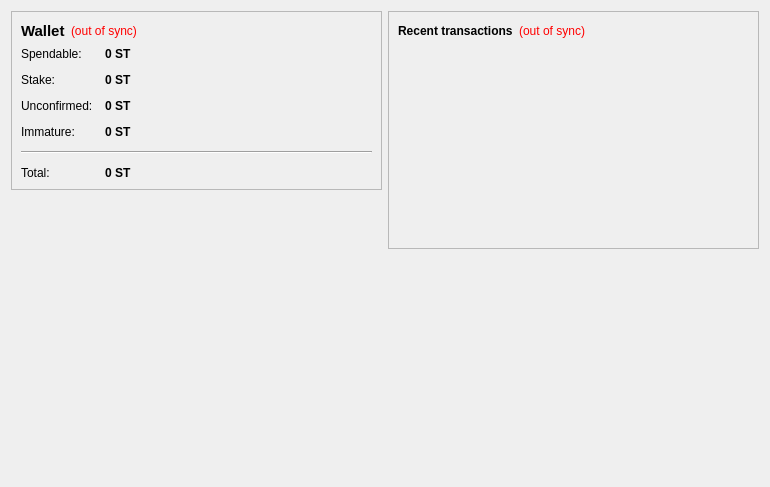
<?xml version="1.0" encoding="UTF-8"?>
<ui version="4.0">
 <class>OverviewPage</class>
 <widget class="QWidget" name="OverviewPage">
  <property name="geometry">
   <rect>
    <x>0</x>
    <y>0</y>
    <width>770</width>
    <height>487</height>
   </rect>
  </property>
  <property name="windowTitle">
   <string>Form</string>
  </property>
  <layout class="QHBoxLayout" name="horizontalLayout" stretch="1,1">
   <item>
    <layout class="QVBoxLayout" name="verticalLayout_2">
     <item>
      <widget class="QFrame" name="frame">
       <property name="frameShape">
        <enum>QFrame::StyledPanel</enum>
       </property>
       <property name="frameShadow">
        <enum>QFrame::Raised</enum>
       </property>
       <layout class="QVBoxLayout" name="verticalLayout_4">
        <item>
         <layout class="QHBoxLayout" name="horizontalLayout_4">
          <item>
           <widget class="QLabel" name="label_5">
            <property name="font">
             <font>
              <pointsize>11</pointsize>
              <weight>75</weight>
              <bold>true</bold>
             </font>
            </property>
            <property name="text">
             <string>Wallet</string>
            </property>
           </widget>
          </item>
          <item>
           <widget class="QLabel" name="labelWalletStatus">
            <property name="toolTip">
             <string>The displayed information may be out of date. Your wallet automatically synchronizes with the StakeToken network after a connection is established, but this process has not completed yet.</string>
            </property>
            <property name="styleSheet">
             <string notr="true">QLabel { color: red; }</string>
            </property>
            <property name="text">
             <string notr="true">(out of sync)</string>
            </property>
            <property name="alignment">
             <set>Qt::AlignLeading|Qt::AlignLeft|Qt::AlignVCenter</set>
            </property>
           </widget>
          </item>
          <item>
           <spacer name="horizontalSpacer_2">
            <property name="orientation">
             <enum>Qt::Horizontal</enum>
            </property>
            <property name="sizeHint" stdset="0">
             <size>
              <width>40</width>
              <height>20</height>
             </size>
            </property>
           </spacer>
          </item>
         </layout>
        </item>
        <item>
         <layout class="QFormLayout" name="formLayout_2">
          <property name="fieldGrowthPolicy">
           <enum>QFormLayout::AllNonFixedFieldsGrow</enum>
          </property>
          <property name="horizontalSpacing">
           <number>12</number>
          </property>
          <property name="verticalSpacing">
           <number>12</number>
          </property>
          <item row="0" column="0">
           <widget class="QLabel" name="label">
            <property name="text">
             <string>Spendable:</string>
            </property>
           </widget>
          </item>
          <item row="0" column="1">
           <widget class="QLabel" name="labelBalance">
            <property name="font">
             <font>
              <weight>75</weight>
              <bold>true</bold>
             </font>
            </property>
            <property name="cursor">
             <cursorShape>IBeamCursor</cursorShape>
            </property>
            <property name="toolTip">
             <string>Your current spendable balance</string>
            </property>
            <property name="text">
             <string notr="true">0 ST</string>
            </property>
            <property name="textInteractionFlags">
             <set>Qt::LinksAccessibleByMouse|Qt::TextSelectableByKeyboard|Qt::TextSelectableByMouse</set>
            </property>
           </widget>
          </item>
          <item row="1" column="0">
           <widget class="QLabel" name="label_6">
            <property name="text">
             <string>Stake:</string>
            </property>
           </widget>
          </item>
          <item row="1" column="1">
           <widget class="QLabel" name="labelStake">
            <property name="font">
             <font>
              <weight>75</weight>
              <bold>true</bold>
             </font>
            </property>
            <property name="cursor">
             <cursorShape>IBeamCursor</cursorShape>
            </property>
            <property name="toolTip">
             <string>Total of coins that was staked, and do not yet count toward the current balance</string>
            </property>
            <property name="text">
             <string notr="true">0 ST</string>
            </property>
            <property name="textInteractionFlags">
             <set>Qt::LinksAccessibleByMouse|Qt::TextSelectableByKeyboard|Qt::TextSelectableByMouse</set>
            </property>
           </widget>
          </item>
          <item row="2" column="0">
           <widget class="QLabel" name="label_3">
            <property name="text">
             <string>Unconfirmed:</string>
            </property>
           </widget>
          </item>
          <item row="2" column="1">
           <widget class="QLabel" name="labelUnconfirmed">
            <property name="font">
             <font>
              <weight>75</weight>
              <bold>true</bold>
             </font>
            </property>
            <property name="cursor">
             <cursorShape>IBeamCursor</cursorShape>
            </property>
            <property name="toolTip">
             <string>Total of transactions that have yet to be confirmed, and do not yet count toward the current balance</string>
            </property>
            <property name="text">
             <string notr="true">0 ST</string>
            </property>
            <property name="textInteractionFlags">
             <set>Qt::LinksAccessibleByMouse|Qt::TextSelectableByKeyboard|Qt::TextSelectableByMouse</set>
            </property>
           </widget>
          </item>
          <item row="3" column="0">
           <widget class="QLabel" name="labelImmatureText">
            <property name="text">
             <string>Immature:</string>
            </property>
           </widget>
          </item>
          <item row="3" column="1">
           <widget class="QLabel" name="labelImmature">
            <property name="font">
             <font>
              <weight>75</weight>
              <bold>true</bold>
             </font>
            </property>
            <property name="toolTip">
             <string>Mined balance that has not yet matured</string>
            </property>
            <property name="text">
             <string notr="true">0 ST</string>
            </property>
            <property name="textInteractionFlags">
             <set>Qt::LinksAccessibleByMouse|Qt::TextSelectableByKeyboard|Qt::TextSelectableByMouse</set>
            </property>
           </widget>
          </item>
          <item row="4" column="0" colspan="2">
           <widget class="Line" name="line">
            <property name="orientation">
             <enum>Qt::Horizontal</enum>
            </property>
           </widget>
          </item>
          <item row="5" column="0">
           <widget class="QLabel" name="labelTotalText">
            <property name="text">
             <string>Total:</string>
            </property>
           </widget>
          </item>
          <item row="5" column="1">
           <widget class="QLabel" name="labelTotal">
            <property name="font">
             <font>
              <weight>75</weight>
              <bold>true</bold>
             </font>
            </property>
            <property name="cursor">
             <cursorShape>IBeamCursor</cursorShape>
            </property>
            <property name="toolTip">
             <string>Your current total balance</string>
            </property>
            <property name="text">
             <string notr="true">0 ST</string>
            </property>
            <property name="textInteractionFlags">
             <set>Qt::LinksAccessibleByMouse|Qt::TextSelectableByKeyboard|Qt::TextSelectableByMouse</set>
            </property>
           </widget>
          </item>
         </layout>
        </item>
       </layout>
      </widget>
     </item>
     <item>
      <spacer name="verticalSpacer">
       <property name="orientation">
        <enum>Qt::Vertical</enum>
       </property>
       <property name="sizeHint" stdset="0">
        <size>
         <width>20</width>
         <height>40</height>
        </size>
       </property>
      </spacer>
     </item>
     <item>
      <widget class="QLabel" name="label_2">
       <property name="autoFillBackground">
        <bool>true</bool>
       </property>
       <property name="text">
        <string/>
       </property>
       <property name="pixmap">
        <pixmap resource="../bitcoin.qrc">:/icons/drmbg</pixmap>
       </property>
       <property name="scaledContents">
        <bool>false</bool>
       </property>
       <property name="margin">
        <number>0</number>
       </property>
      </widget>
     </item>
    </layout>
   </item>
   <item>
    <layout class="QVBoxLayout" name="verticalLayout_3">
     <item>
      <widget class="QFrame" name="frame_2">
       <property name="frameShape">
        <enum>QFrame::StyledPanel</enum>
       </property>
       <property name="frameShadow">
        <enum>QFrame::Raised</enum>
       </property>
       <layout class="QVBoxLayout" name="verticalLayout">
        <item>
         <layout class="QHBoxLayout" name="horizontalLayout_2">
          <item>
           <widget class="QLabel" name="label_4">
            <property name="text">
             <string>&lt;b&gt;Recent transactions&lt;/b&gt;</string>
            </property>
           </widget>
          </item>
          <item>
           <widget class="QLabel" name="labelTransactionsStatus">
            <property name="toolTip">
             <string>The displayed information may be out of date. Your wallet automatically synchronizes with the StakeToken network after a connection is established, but this process has not completed yet.</string>
            </property>
            <property name="styleSheet">
             <string notr="true">QLabel { color: red; }</string>
            </property>
            <property name="text">
             <string notr="true">(out of sync)</string>
            </property>
            <property name="alignment">
             <set>Qt::AlignRight|Qt::AlignTrailing|Qt::AlignVCenter</set>
            </property>
           </widget>
          </item>
          <item>
           <spacer name="horizontalSpacer">
            <property name="orientation">
             <enum>Qt::Horizontal</enum>
            </property>
            <property name="sizeHint" stdset="0">
             <size>
              <width>40</width>
              <height>20</height>
             </size>
            </property>
           </spacer>
          </item>
         </layout>
        </item>
        <item>
         <widget class="QListView" name="listTransactions">
          <property name="styleSheet">
           <string notr="true">QListView { background: transparent; }</string>
          </property>
          <property name="frameShape">
           <enum>QFrame::NoFrame</enum>
          </property>
          <property name="verticalScrollBarPolicy">
           <enum>Qt::ScrollBarAlwaysOff</enum>
          </property>
          <property name="horizontalScrollBarPolicy">
           <enum>Qt::ScrollBarAlwaysOff</enum>
          </property>
          <property name="selectionMode">
           <enum>QAbstractItemView::NoSelection</enum>
          </property>
         </widget>
        </item>
       </layout>
      </widget>
     </item>
     <item>
      <spacer name="verticalSpacer_2">
       <property name="orientation">
        <enum>Qt::Vertical</enum>
       </property>
       <property name="sizeHint" stdset="0">
        <size>
         <width>20</width>
         <height>40</height>
        </size>
       </property>
      </spacer>
     </item>
    </layout>
   </item>
  </layout>
 </widget>
 <resources/>
 <connections/>
</ui>
